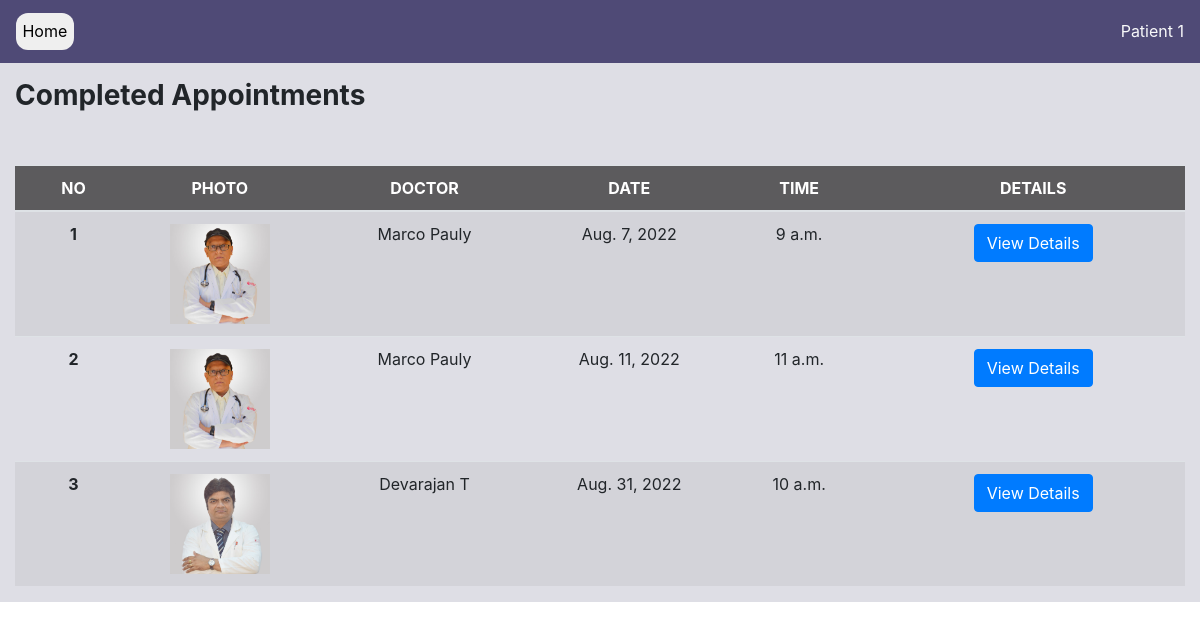
The app's page /patient-completed-appointment (signed in) with its own data.
### accounts/models.py (models this page shows, shortened)
class User(AbstractUser):
    DOCTOR = 'D'
    PATIENT = 'P'
    USER_TYPES = [
        (DOCTOR, 'Doctor'),
        (PATIENT, 'Patient'),
    ]
    MALE = 'M'
    FEMALE = 'F'
    OTHER = 'O'
    PREFER_NOT_TO_SAY = 'N'
    GENDER = [
        (MALE, 'Male'),
        (FEMALE, 'Female'),
        (OTHER, 'Other'),
        (PREFER_NOT_TO_SAY, 'Prefer not to say')
    ]
    class Meta:
        db_table = 'user'
    user_type = models.CharField(choices=USER_TYPES, max_length=1, default=PATIENT)
    gender = models.CharField(choices=GENDER,  max_length=1, default=PREFER_NOT_TO_SAY)
    phone = PhoneNumberField(null=True, blank=True)
    def is_patient(self):
        if self.user_type == 'P':
            return True
        return False

### appointment/models.py (models this page shows, shortened)
class Appointment(models.Model):
    TIME_SLOT = [
    (1, '9:00-10:00'),
    (2, '10:00-11:00'),
    (3, '11:00-12:00'),
    (4, '13:00-14:00'),
    ]
    doctor = models.ForeignKey(User,on_delete=models.CASCADE, limit_choices_to={'user_type': 'D'}, related_name='doctor')
    patient = models.ForeignKey(User,on_delete=models.CASCADE, limit_choices_to={'user_type': 'P'})
    date =  models.DateField()
    start_time = models.TimeField(null=True)
    end_time = models.TimeField(null=True)
    reason = models.TextField()
    status = models.BooleanField(default=False)
    class Meta:
        db_table = 'appointment'
        constraints = [
            models.UniqueConstraint(fields=['patient', 'doctor', 'date'], name='unique_booking')
        ]
        ordering = ['date', 'start_time']

### profiles/models.py (models this page shows, shortened)
class DoctorProfile(models.Model):
    class Meta:
        db_table = 'doctor_profile'
    user = models.OneToOneField(
        User, on_delete=models.CASCADE,
        primary_key=True, limit_choices_to={'user_type': 'D'},
        related_name='docprofile', #* related_name is used to give alternate name to the reverse relationship
        )
    profile_pic = models.ImageField(upload_to='images/profiles/doctors') #TODO Change directory to /images/doctor/username
    qualification = models.CharField(max_length=100, blank=True, null=True)
    department = models.ForeignKey(Department, on_delete=models.CASCADE)

### appointment/views.py (the view)
# urls.py: path('patient-completed-appointment', views.patient_completed_appointment, name='patient-completed-appointment'),
def patient_completed_appointment(request):
    context = {}
    user = request.user
    if not user.is_patient():
        return HttpResponse("NOT ALLOWED")
    appointments = Appointment.objects.filter(patient=user, status=True)
    context = {'appointments':appointments}
    return render(request, 'patient-completed-appointment.html', context=context)

### PMS/context_processors.py (called while the page is built)
def get_departments(request):
    departments = Department.objects.all()
    return {'departments': departments}

def get_time_slots(request):
    time_slot = Appointment.TIME_SLOT
    return {"time_slot": time_slot}

### appointment/templates/patient-completed-appointment.html (shortened to what this page needs)
{% load static %}
{% load bootstrap4 %}
<!DOCTYPE html>
<html>
    <head>
        <link rel="stylesheet" href="https://cdn.jsdelivr.net/npm/bootstrap@4.0.0/dist/css/bootstrap.min.css">
    </head>
    <body>
        {% include 'navbar-simple.html' %}
        <section style="height: auto;">
            <div class="container-fluid">
                <div class="row pt-3" style="background-color: #8889a347;">
                    <div class="col-md-6" style="align-items: center;"><h3><b>Completed Appointments</b></h3></div>
                <br>
                <br>
                <br>
                    <div class="col-md-12" style="align-items: center;">
                        <div class="table-responsive table-striped">
                            <table class="table table-hover">
                              <thead class="thead">
                                <tr>
                                  <th scope="col" width="10%">NO</th>
                                  <th scope="col" width="15%">PHOTO</th>
                                  <th scope="col" width="20%">DOCTOR</th>
                                  <th scope="col" width="15%">DATE</th>
                                  <th scope="col">TIME</th>
                                  <th scope="col">DETAILS</th>
                                </tr>
                              </thead>
                        <tbody>
{% for appointment in appointments %}
                                <tr>
                                    <th scope="row">{{forloop.counter}}</th>
                                    <td>
                                        {%if appointment.doctor.docprofile.profile_pic %}
                                            <img src="{{appointment.doctor.docprofile.profile_pic.url}}" class="photo">
                                        {% else %}
                                            <img src="{% static 'images\doctor_default.jpg' %}" class="photo">
                                        {% endif %}
                                    </td>
                                    <td>{{appointment.doctor.get_full_name}}</td>
                                    <td>{{appointment.date}}</td>
                                    <td>{{appointment.start_time}}</td>
                                    <td>
                                        <form action="{% url 'appointment:past-prescription' %}" method="post">
                                            <button class="btn btn-primary" type="submit" name="app_id" value={{appointment.id}}>View Details</button>
                                        </form>
                                    </td>
                                </tr>
{% endfor %}
                            </tbody>
                          </table>
                    </div>
                </div>
            </div>
        </section>
    </body>
</html>

### templates/navbar-simple.html (shortened to what this page needs)
<nav class="navbar navbar-expand-lg bg-dark">
    <a class="navbar-brand" href="{% url 'accounts:home'%}">
      <button class="button">Home</button>
    </a>
        <ul class="navbar-nav ml-auto">
            <li class="nav-item">
                <p class="text-light mb-0">{{user.get_full_name}}</p>
            </li>
        </ul>
</nav>

### templates/navbar-simple.html (style rules this page uses)
.bg-dark { background-color: #4c4774fa !important; }
.button { border-radius: 12px; border: 2px; font-size: 1rem; padding: 0.4rem; }

### appointment/templates/patient-completed-appointment.html (style rules this page uses)
table { margin-top: 14px; }
th, td { text-align: center; }
.table .thead { color: #fff; background-color: #5c5b5d; }
.photo { width: 100px; }

### records on screen
User: get_full_name "Patient 1"
Appointment: doctor.docprofile.profile_pic (picture), doctor.get_full_name "Marco Pauly", date "Aug. 7, 2022", start_time "9 a.m.", {{ appointment.id }} 2 (drawn)
Appointment: doctor.docprofile.profile_pic (picture), doctor.get_full_name "Marco Pauly", date "Aug. 11, 2022", start_time "11 a.m.", {{ appointment.id }} 14 (drawn)
Appointment: doctor.docprofile.profile_pic (picture), doctor.get_full_name "Devarajan T", date "Aug. 31, 2022", start_time "10 a.m.", {{ appointment.id }} 26 (drawn)
